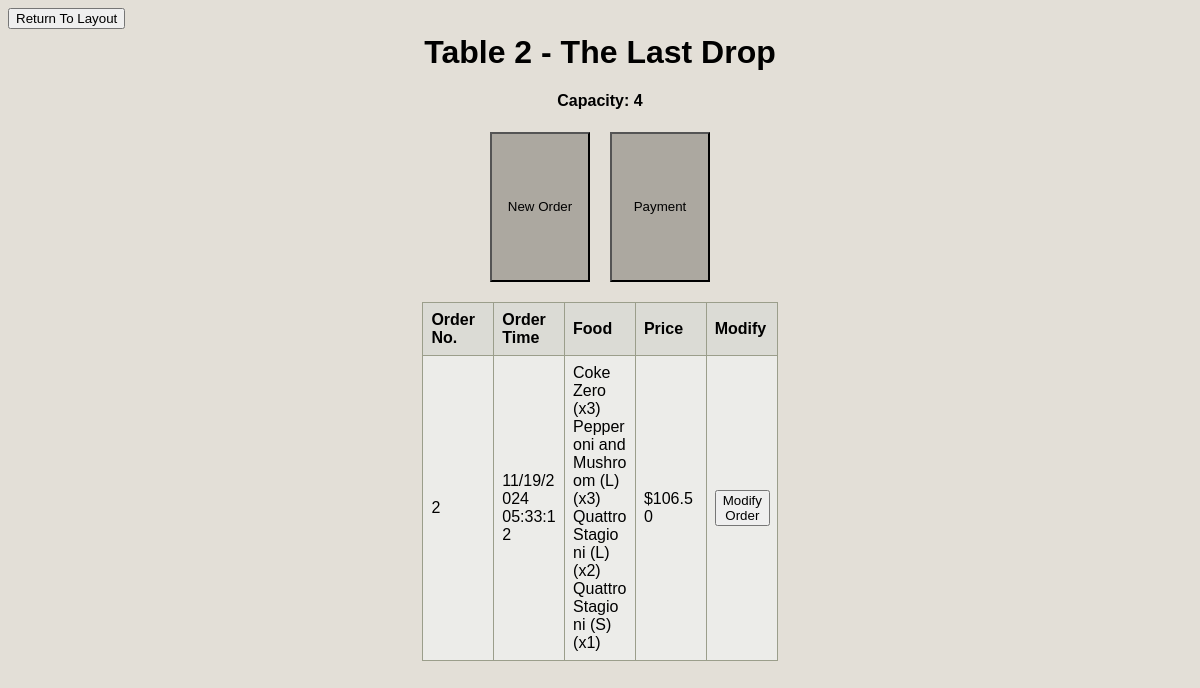
/order_manager/2, run on the app's committed database.
### main.py (models this page shows, shortened)
class Table(db.Model):
    table_id = db.Column(db.Integer, primary_key=True, unique=True, nullable=False)
    capacity = db.Column(db.Integer, nullable=False)
    loc = db.Column(db.String(20))

class Order(db.Model):
    order_id = db.Column(db.Integer, primary_key=True, autoincrement=True)
    table_id = db.Column(db.Integer, db.ForeignKey("table.table_id"))
    order_time = db.Column(db.DateTime, default = datetime.now(), nullable=False)
    total_cost = db.Column(db.Float, nullable=False)
    order_items = db.relationship(
        'OrderItem',
        cascade="all, delete-orphan",
        backref='order'
    )

### main.py (the view)
@app.route('/order_manager/<int:table_id>', methods=['GET', 'POST'])
def order(table_id):
     table = Table.query.get_or_404(table_id)
     if request.method == 'POST':
        try:
            db.session.commit()
            return redirect(url_for('/order_manager/'))
        except:
               return 'There was an issue opening the layout'
     else:
        orders = (
            db.session.query(
                Order.order_id,
                Order.order_time,
                Order.total_cost,
                db.func.group_concat(MenuItem.name, ", ").label("food_items"),
                db.func.group_concat(OrderItem.quantity, ", ").label("food_quantities")
            )
            .join(OrderItem, Order.order_id == OrderItem.order_id)
            .join(MenuItem, OrderItem.menu_item_id == MenuItem.menu_item_id)
            .filter(Order.table_id == table_id)
            .group_by(Order.order_id)
            .order_by(Order.order_time)
            .all()
        )
        processed_orders = []
        for order in orders:
            food_item_list = (order.food_items).split(',')
            food_quantities_list = (order.food_quantities).replace(' ','').split(',')
            food_items = []
            for i in range(0, len(food_item_list)):
                food_items.append(f"{food_item_list[i]} (x{food_quantities_list[i]})")
            processed_orders.append({
                'order_id': order.order_id,
                'order_time': (order.order_time).strftime("%m/%d/%Y %H:%M:%S"),
                'food_list': '\n'.join(food_items),
                'total_cost': order.total_cost
            })
        return render_template('order_manager.html', table = table, orders = processed_orders)

### templates/order_manager.html (shortened to what this page needs)
{% extends 'base.html' %}
{% block body %}
<div class="content">
    <form action="/" method="get">
        <button>Return To Layout</button>
    </form>
    <h1 style="text-align: center;">Table {{table.table_id}} - The Last Drop</h1>
    <h4 style="text-align: center;">Capacity: {{table.capacity}}</h4>
    <div>
        <div class="form-container" align="center">
            <form action="/menu" method="get">
                <button class="smalltable">New Order</button>
            </form>
            <form id="payment_button" action="/payment" method="get" onClick="create_url()">
                <button class="smalltable">Payment</button>
            </form>
        </div>
        <table class="table" align="center">
            <tr>
            <th>Order No.</th>
            <th>Order Time</th>
            <th>Food</th>
            <th>Price</th>
            <th>Modify</th>
            </tr>
            {% for order in orders[::-1] %}
            <tr>
                <td>{{ order.order_id }}</td>
                <td>{{ order.order_time }}</td>
                <td style="white-space: pre-line;">{{ order.food_list }}</td>
                <td>${{ "%.2f"|format(order.total_cost) }}</td>
                <td>
                    <form method="GET" action="/menu">
                        <button type="submit">Modify Order</button>
                    </form>
                </td>
            </tr>
            {% endfor %}
        </table>
    </div>
</div>
{% endblock %}

### static/css/main.css (style rules this page uses)
body, html { font-family: sans-serif; background-color: #E3DFD7; color: black; }
h1 { margin: 5px; }
.smalltable { height: 150px; width: 100px; background-color: #aca8a0 }
.form-container { align-items: center; justify-content: center; display: flex; gap: 20px; margin: 20px; flex-wrap: nowrap; }
table, td, th { border: 1px solid #9b9e8b; padding: 8px; text-align: left; word-wrap: break-word; }
.table { background-color: #dbdbd5; border-collapse: collapse; table-layout: fixed; width: 30%; }
.table tr:nth-child(even) { background-color: #ecece9; }

### data on the page
Table: table_id "2", capacity "4"
Order: order_id "2", order_time "11/19/2024 05:33:12", food_list "Coke Zero (x3) Pepperoni and Mushroom (L) (x3) Quattro Stagioni (L) (x2) Quattro Stagioni (S) (x1)", total_cost "106.50"
